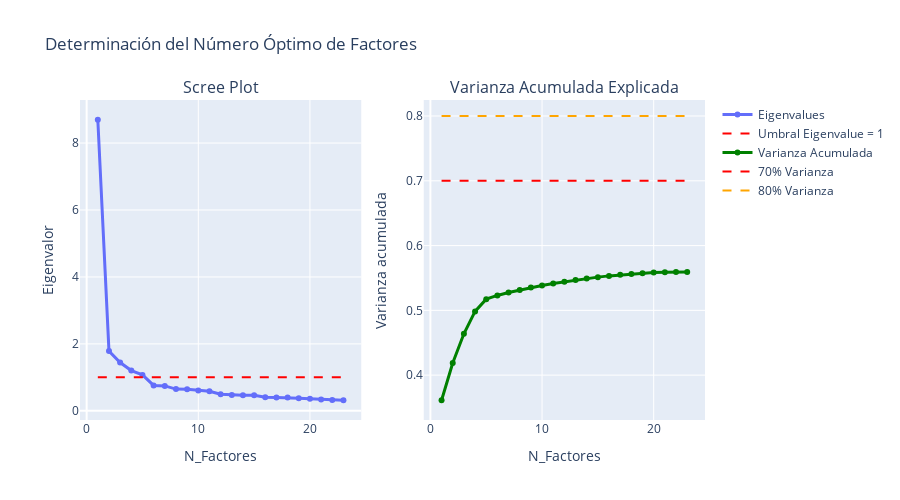

Notebook cell for this chart:
### Code cell
# grafico de scree plot (tambien un poco de ayuda de Deepseek para correccion de errores)
def create_interactive_scree_plot(eigenvalues, variance_proportion):
    cumulative_variance = np.cumsum(variance_proportion)
    factors = list(range(1, len(eigenvalues) + 1))
    
    fig = make_subplots(
        rows=1, cols=2,
        subplot_titles=('Scree Plot', 'Varianza Acumulada Explicada'),
        horizontal_spacing=0.1
    )
    
    # Scree plot
    fig.add_trace(
        go.Scatter(x=factors, y=eigenvalues, mode='lines+markers',
                  name='Eigenvalues', line=dict(width=3)),
        row=1, col=1
    )
    fig.add_trace(
        go.Scatter(x=factors, y=[1]*len(factors), mode='lines',
                  name='Umbral Eigenvalue = 1', line=dict(dash='dash', color='red')),
        row=1, col=1
    )
    
    # Varianza acumulada
    fig.add_trace(
        go.Scatter(x=factors, y=cumulative_variance, mode='lines+markers',
                  name='Varianza Acumulada', line=dict(width=3, color='green')),
        row=1, col=2
    )
    fig.add_trace(go.Scatter(x=factors, y=[0.7]*len(factors), mode='lines',
                             name='70% Varianza', line=dict(dash='dash', color='red')),
                  row=1, col=2)
    fig.add_trace(go.Scatter(x=factors, y=[0.8]*len(factors), mode='lines',
                             name='80% Varianza', line=dict(dash='dash', color='orange')),
                  row=1, col=2)
    
    fig.update_xaxes(title_text="N_Factores", row=1, col=1)
    fig.update_xaxes(title_text="N_Factores", row=1, col=2)
    fig.update_yaxes(title_text="Eigenvalor", row=1, col=1)
    fig.update_yaxes(title_text="Varianza acumulada", row=1, col=2)
    
    fig.update_layout(height=500, title_text="Determinación del Número Óptimo de Factores", showlegend=True)
    return fig



variance_explained = fa.get_factor_variance()
variance_proportion = variance_explained[0] / len(satisfaction_vars)
cumulative_variance = np.cumsum(variance_proportion)

fig = create_interactive_scree_plot(ev, variance_proportion)
fig.show()

### Figure 1 — Plotly figure (JSON) as saved in the notebook; plotly's stock layout.template omitted (floating-point values rounded to 4 significant figures)
{"data": [{"line": {"width": 3}, "mode": "lines+markers", "name": "Eigenvalues", "type": "scatter", "x": [1, 2, 3, 4, 5, 6, 7, 8, 9, 10, 11, 12, 13, 14, 15, 16, 17, 18, 19, 20, 21, 22, 23], "xaxis": "x", "y": [8.697, 1.785, 1.443, 1.202, 1.073, 0.7594, 0.7447, 0.6491, 0.6437, 0.6063, 0.5839, 0.4977, 0.4703, 0.4646, 0.4641, 0.4069, 0.4013, 0.3961, 0.372, 0.3571, 0.3397, 0.3258, 0.316], "yaxis": "y"}, {"line": {"color": "red", "dash": "dash"}, "mode": "lines", "name": "Umbral Eigenvalue = 1", "type": "scatter", "x": [1, 2, 3, 4, 5, 6, 7, 8, 9, 10, 11, 12, 13, 14, 15, 16, 17, 18, 19, 20, 21, 22, 23], "xaxis": "x", "y": [1, 1, 1, 1, 1, 1, 1, 1, 1, 1, 1, 1, 1, 1, 1, 1, 1, 1, 1, 1, 1, 1, 1], "yaxis": "y"}, {"line": {"color": "green", "width": 3}, "mode": "lines+markers", "name": "Varianza Acumulada", "type": "scatter", "x": [1, 2, 3, 4, 5, 6, 7, 8, 9, 10, 11, 12, 13, 14, 15, 16, 17, 18, 19, 20, 21, 22, 23], "xaxis": "x2", "y": [0.3613, 0.4188, 0.4639, 0.4984, 0.5173, 0.5231, 0.5275, 0.5315, 0.5352, 0.5385, 0.5416, 0.5443, 0.5468, 0.5492, 0.5513, 0.5532, 0.5548, 0.5561, 0.5573, 0.5583, 0.559, 0.559, 0.559], "yaxis": "y2"}, {"line": {"color": "red", "dash": "dash"}, "mode": "lines", "name": "70% Varianza", "type": "scatter", "x": [1, 2, 3, 4, 5, 6, 7, 8, 9, 10, 11, 12, 13, 14, 15, 16, 17, 18, 19, 20, 21, 22, 23], "xaxis": "x2", "y": [0.7, 0.7, 0.7, 0.7, 0.7, 0.7, 0.7, 0.7, 0.7, 0.7, 0.7, 0.7, 0.7, 0.7, 0.7, 0.7, 0.7, 0.7, 0.7, 0.7, 0.7, 0.7, 0.7], "yaxis": "y2"}, {"line": {"color": "orange", "dash": "dash"}, "mode": "lines", "name": "80% Varianza", "type": "scatter", "x": [1, 2, 3, 4, 5, 6, 7, 8, 9, 10, 11, 12, 13, 14, 15, 16, 17, 18, 19, 20, 21, 22, 23], "xaxis": "x2", "y": [0.8, 0.8, 0.8, 0.8, 0.8, 0.8, 0.8, 0.8, 0.8, 0.8, 0.8, 0.8, 0.8, 0.8, 0.8, 0.8, 0.8, 0.8, 0.8, 0.8, 0.8, 0.8, 0.8], "yaxis": "y2"}], "layout": {"annotations": [{"font": {"size": 16}, "showarrow": false, "text": "Scree Plot", "x": 0.225, "xanchor": "center", "xref": "paper", "y": 1, "yanchor": "bottom", "yref": "paper"}, {"font": {"size": 16}, "showarrow": false, "text": "Varianza Acumulada Explicada", "x": 0.775, "xanchor": "center", "xref": "paper", "y": 1, "yanchor": "bottom", "yref": "paper"}], "height": 500, "showlegend": true, "title": {"text": "Determinación del Número Óptimo de Factores"}, "xaxis": {"anchor": "y", "domain": [0, 0.45], "title": {"text": "N_Factores"}}, "xaxis2": {"anchor": "y2", "domain": [0.55, 1], "title": {"text": "N_Factores"}}, "yaxis": {"anchor": "x", "domain": [0, 1], "title": {"text": "Eigenvalor"}}, "yaxis2": {"anchor": "x2", "domain": [0, 1], "title": {"text": "Varianza acumulada"}}}}
